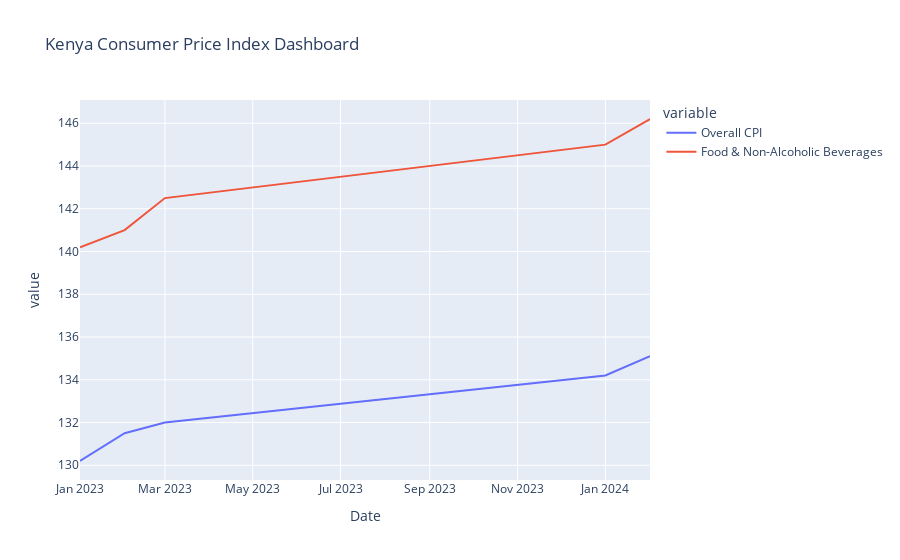

The notebook cell this image was saved under:
### Code cell
fig=px.line(df,x="Date",y=["Overall CPI", "Food & Non-Alcoholic Beverages"],title="Kenya Consumer Price Index Dashboard")
fig.write_html("cpi_dashboard.html")
fig.show()

### Figure 1 — Plotly figure (JSON) as saved in the notebook; plotly's stock layout.template omitted (floating-point values rounded to 4 significant figures)
{"data": [{"hovertemplate": "variable=Overall CPI<br>Date=%{x}<br>value=%{y}<extra></extra>", "legendgroup": "Overall CPI", "line": {"color": "#636efa", "dash": "solid"}, "marker": {"symbol": "circle"}, "mode": "lines", "name": "Overall CPI", "orientation": "v", "showlegend": true, "type": "scatter", "x": ["2023-01-01T00:00:00.000000000", "2023-02-01T00:00:00.000000000", "2023-03-01T00:00:00.000000000", "2024-01-01T00:00:00.000000000", "2024-02-01T00:00:00.000000000"], "xaxis": "x", "y": [130.2, 131.5, 132.0, 134.2, 135.1], "yaxis": "y"}, {"hovertemplate": "variable=Food & Non-Alcoholic Beverages<br>Date=%{x}<br>value=%{y}<extra></extra>", "legendgroup": "Food & Non-Alcoholic Beverages", "line": {"color": "#EF553B", "dash": "solid"}, "marker": {"symbol": "circle"}, "mode": "lines", "name": "Food & Non-Alcoholic Beverages", "orientation": "v", "showlegend": true, "type": "scatter", "x": ["2023-01-01T00:00:00.000000000", "2023-02-01T00:00:00.000000000", "2023-03-01T00:00:00.000000000", "2024-01-01T00:00:00.000000000", "2024-02-01T00:00:00.000000000"], "xaxis": "x", "y": [140.2, 141.0, 142.5, 145.0, 146.2], "yaxis": "y"}], "layout": {"legend": {"title": {"text": "variable"}, "tracegroupgap": 0}, "title": {"text": "Kenya Consumer Price Index Dashboard"}, "xaxis": {"anchor": "y", "domain": [0, 1], "title": {"text": "Date"}}, "yaxis": {"anchor": "x", "domain": [0, 1], "title": {"text": "value"}}}}
